Frame 1 (no input): blank canvas, image omitted
Frame 60 (the mouse pressed at the canvas centre just before this capture): blank canvas, image omitted
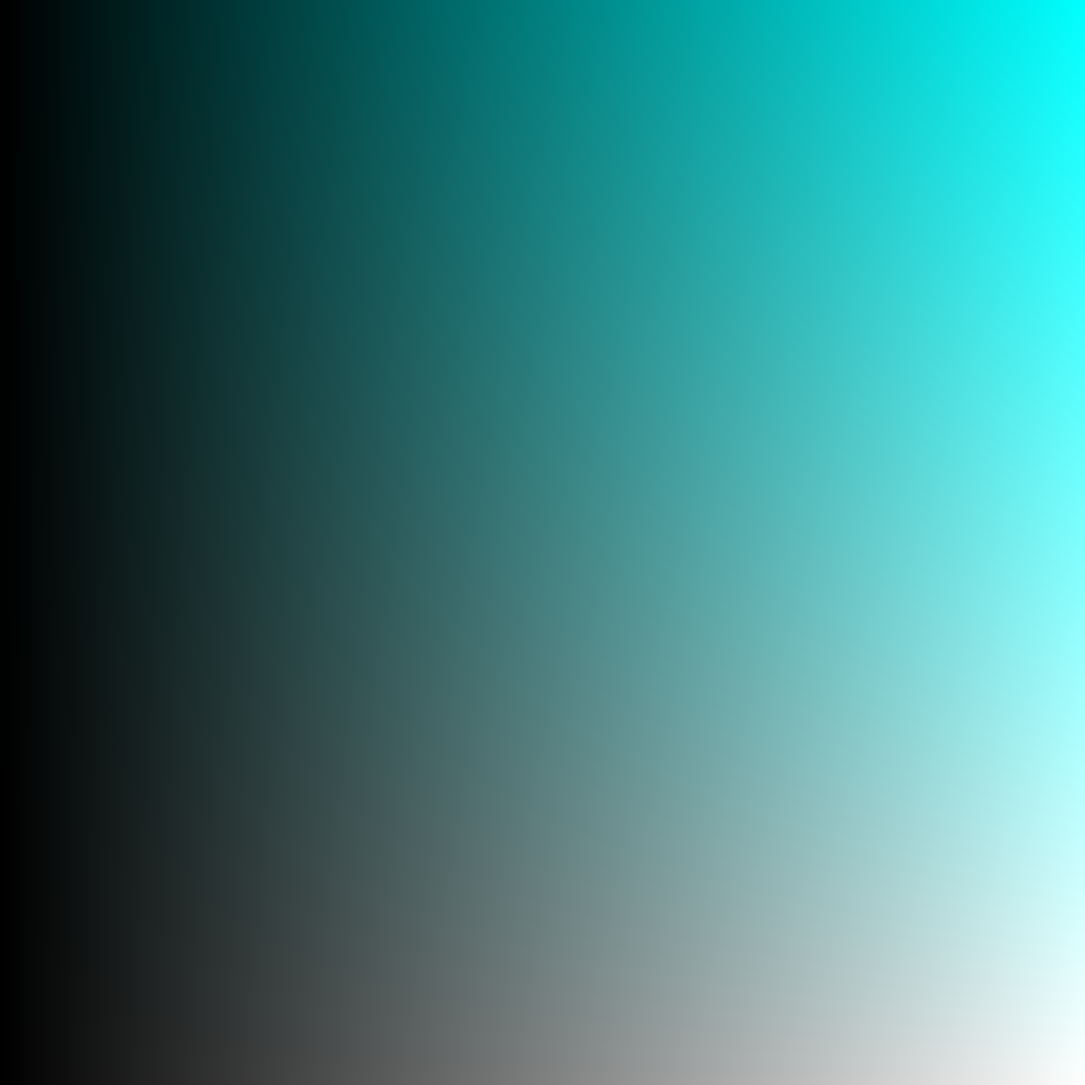
Frame 120 (the mouse held since frame 60 and released just before this capture)

The Processing sketch whose frames 1 and 60 were blank and that drew this single picture after the mouse press (run headless with seeded random() and noise(); from frame 60 on, the mouse is pressed at the canvas centre):

// Processing sketch: hueSlider
// ── hueSlider.pde
PImage img;
float h =0;
void setup() {
  size(1800, 1800);
  img = createImage(width, height, RGB);
  
}

void draw() {  
  colorMode(HSB);
  image(img, 0, 0);
  println(frameRate);
  
}
void mousePressed(){
  h = map(mouseY,0,width,0,255);
  img.loadPixels();
  for (int x = 0; x < img.width; x++) {
    for (int y = 0; y < img.height; y++) {
      int index  = y * img.width + x;
     float s  = map(y,0,width,255,0);  
  float b  = map(x,0,width,0,255);
      img.pixels[index] = color(h,s,b);
      
      
    }
  }
  img.updatePixels();
}
